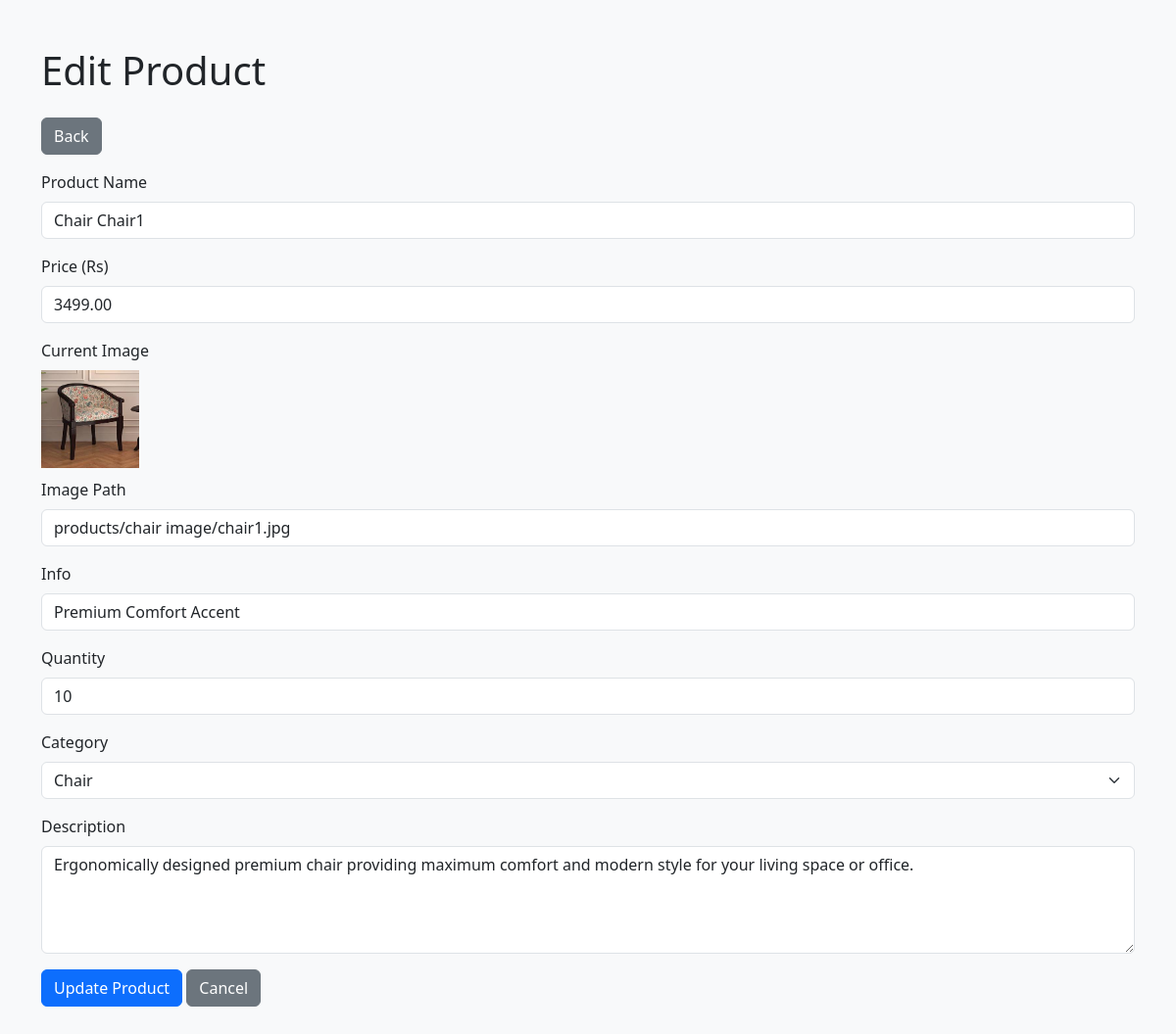
The app's page /admin_panal/edit_product.php?id=2 with its own data.
### tables this page shows
CREATE TABLE IF NOT EXISTS `products` (
  `id` INT AUTO_INCREMENT PRIMARY KEY,
  `name` VARCHAR(255) NOT NULL,
  `price` DECIMAL(10,2) NOT NULL,
  `image_path` VARCHAR(255) NOT NULL,
  `info` VARCHAR(255) NOT NULL DEFAULT '',
  `quantity` INT NOT NULL DEFAULT 0,
  `category` VARCHAR(50) NOT NULL,
  `description` TEXT NOT NULL
);

### admin_panal/edit_product.php (the view, shortened to what this page needs)
<?php
include __DIR__ . '/../db_connection.php';
$id = $_GET['id'];
$sql = "SELECT * FROM `products` WHERE id=$id";
$result = $conn->query($sql);
$product = $result->fetch_assoc();
?>
<!DOCTYPE html>
<html lang="en">
<head>
    <link href="https://cdn.jsdelivr.net/npm/bootstrap@5.3.2/dist/css/bootstrap.min.css" rel="stylesheet">
</head>
<body class="bg-light">
    <div class="container py-5">
        <h1 class="mb-4">Edit Product</h1><a href="manage_products.php" class="btn btn-secondary mb-3">Back</a>
        <form method="POST">
            <div class="mb-3">
                <label class="form-label">Product Name</label>
                <input type="text" name="product_name" class="form-control" value="<?= $product['name']; ?>" required>
            </div>
            <div class="mb-3">
                <label class="form-label">Price (Rs)</label>
                <input type="number" name="price" class="form-control" value="<?= $product['price']; ?>" required>
            </div>
            <div class="mb-3">
                <label class="form-label">Current Image</label><br>
                <img src="<?= $product['image_path']; ?>" width="100" style="margin-bottom:10px;"><br>
                <label class="form-label">Image Path</label>
                <input type="text" name="image_path" class="form-control" value="<?= $product['image_path']; ?>" required>
            </div>
            <div class="mb-3">
                <label class="form-label">Info</label>
                <input type="text" name="info" class="form-control" value="<?= $product['info']; ?>" required>
            </div>
            <div class="mb-3">
                <label class="form-label">Quantity</label>
                <input type="number" name="quantity" class="form-control" value="<?= $product['quantity']; ?>" required>
            </div>
            <div class="mb-3">
                <label class="form-label">Category</label>
                <select name="category" class="form-select" required>
                    <option value="Chair" <?= $product['category'] == 'Chair' ? 'selected' : ''; ?>>Chair</option>
                </select>
            </div>
            <div class="mb-3">
                <label class="form-label">Description</label>
                <textarea name="description" class="form-control" rows="4" required><?= $product['description']; ?></textarea>
            </div>
            <button type="submit" name="update" class="btn btn-primary">Update Product</button>
            <a href="manage_products.php" class="btn btn-secondary">Cancel</a>
        </form>
    </div>
</body>
</html>

### records on screen
products: product_name "Chair Chair1", price "3499.00", image_path (picture), image_path "products/chair image/chair1.jpg", info "Premium Comfort Accent", quantity "10", description "Ergonomically designed premium chair providing maximum comfort and modern style for your living space or office."
